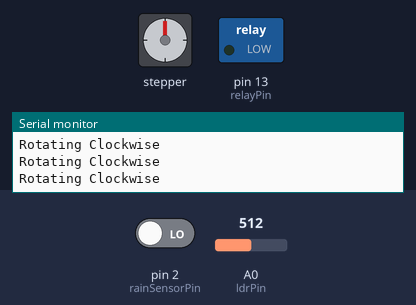
The sketch below on a simulated Arduino Uno, built with avr-gcc and run on an emulated ATmega328P. Parts: stepper motor, switched loads named in the sketch (green lamp = pin HIGH), the last lines printed to the serial monitor. The test bench sets the inputs (shaded band); at power-on: pin 2 (rainSensorPin) LOW, A0 (ldrPin) = 512. Stepper angles assume 20 steps per turn.

Above: at 4.33 s.
4.8 s: pin 2 (rainSensorPin) driven LOW
8.3 s: A0 (ldrPin) set to 488
At 9.54 s:
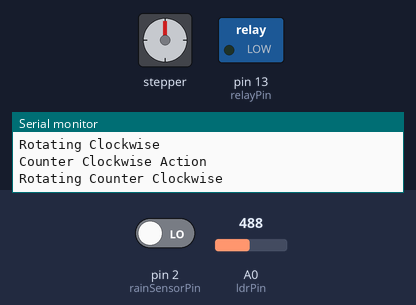
11.8 s: pin 2 (rainSensorPin) driven HIGH
At 21.7 s:
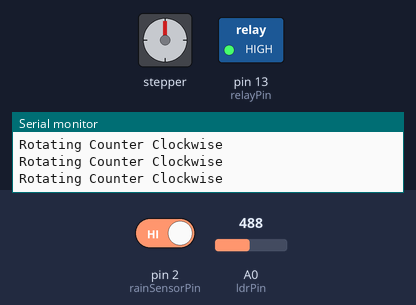
22.0 s: A0 (ldrPin) set to 510
At 23.58 s:
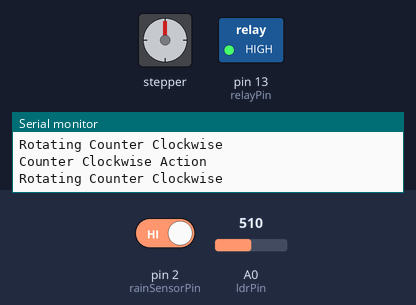
Timing chart, 0 to 26.5 s (numbered marks = the images above; inputs shaded):
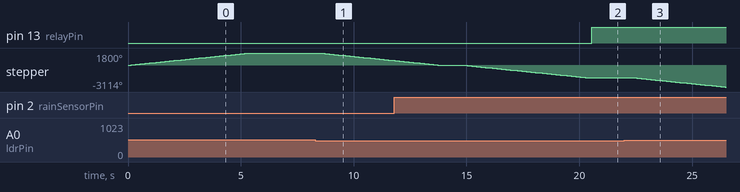

Measured:
- after the input at 8.3 s, stepper: keeps turning counter-clockwise at about 342°/s, starting after 0.22 s
- after the input at 11.8 s, pin 13 (relayPin): LOW → HIGH after 8.8 s
- after the input at 22.0 s, stepper: keeps turning counter-clockwise at about 336°/s, starting after 0.55 s
- by itself, stepper: keeps turning clockwise at about 332°/s

The sketch:

arduino_uno.ino
```cpp
#include <Stepper.h>

// Define the number of steps per revolution for your stepper motor
const int stepsPerRevolution = 20;

// Initialize the stepper library on pins A1, A2, A3, A4
Stepper stepperA(stepsPerRevolution, A1, A2, A3, A4);

// Define the sensor pins
const int rainSensorPin = 2;
const int ldrPin = A0;
const int relayPin = 13; // Relay connected to digital pin 13

// Variables to manage timing and state
const long interval = 5000; // 5 seconds
const int lightThreshold = 500; // Adjust this threshold based on your LDR setup

// Variables to track the previous state
bool previousIsRaining = false;
bool previousGoodLight = false;

// Variable to track the last action
enum Action {NONE, CLOCKWISE, COUNTERCLOCKWISE};
Action lastAction = NONE;

// Variable to track the current mode
enum Mode {AUTOMATIC, MANUAL};
Mode currentMode = AUTOMATIC;

void setup() {
  // Set up the rain sensor pin
  pinMode(rainSensorPin, INPUT);

  // Set up the stepper motor control pins
  pinMode(A1, OUTPUT);
  pinMode(A2, OUTPUT);
  pinMode(A3, OUTPUT);
  pinMode(A4, OUTPUT);

  // Set up the relay pin
  pinMode(relayPin, OUTPUT);
  digitalWrite(relayPin, LOW); // Ensure relay is off initially

  // Set the speed of the stepper motor
  stepperA.setSpeed(60);

  // Start the serial communication for debugging
  Serial.begin(9600);
}

void loop() {
  // Check if data is available to read
  if (Serial.available() > 0) {
    // Read the incoming string
    String received = Serial.readStringUntil('\n');
    if (received.startsWith("Mode:")) {
      // Change mode
      if (received.endsWith("Manual")) {
        currentMode = MANUAL;
        Serial.println("Switched to Manual Mode"); // Debugging
      } else if (received.endsWith("Automatic")) {
        currentMode = AUTOMATIC;
        Serial.println("Switched to Automatic Mode"); // Debugging
      }
    } else if (currentMode == MANUAL) {
      // Handle manual commands
      if (received == "Manual Clockwise") {
        Serial.println("Received Manual Clockwise Command"); // Debugging
        rotateClockwise();
      } else if (received == "Manual Counter Clockwise") {
        Serial.println("Received Manual Counter Clockwise Command"); // Debugging
        rotateCounterClockwise();
      }
    }
  }

  if (currentMode == AUTOMATIC) {
    // Read the rain sensor
    int rain = digitalRead(rainSensorPin);

    // Read the LDR sensor
    int lightLevel = analogRead(ldrPin);

    // Determine if it is raining
    bool isRaining = (rain == HIGH);

    // Determine if it is good sunlight
    bool goodLight = (lightLevel > lightThreshold);

    // Determine the current action based on the sensor readings
    Action currentAction;
    if (isRaining) {
      currentAction = COUNTERCLOCKWISE;
    } else if (!isRaining && !goodLight) {
      currentAction = COUNTERCLOCKWISE;
    } else {
      currentAction = CLOCKWISE;
    }

    // Check if the sensor state or action has changed
    if (isRaining != previousIsRaining || goodLight != previousGoodLight || currentAction != lastAction) {
      previousIsRaining = isRaining;
      previousGoodLight = goodLight;
      lastAction = currentAction;

      // Send status over serial
      if (currentAction == COUNTERCLOCKWISE) {
        Serial.println("Counter Clockwise Action");
      } else if (currentAction == CLOCKWISE) {
        Serial.println("Clockwise Action");
      }

      // Run the motor based on the current state for 5 seconds
      unsigned long startMillis = millis();
      while (millis() - startMillis < interval) {
        if (currentAction == COUNTERCLOCKWISE) {
          rotateCounterClockwise();
        } else if (currentAction == CLOCKWISE) {
          rotateClockwise();
        }
      }

      // Stop the motor after 5 seconds
      stepperA.step(0); // Ensure the motor stops

      // Activate the relay if it is raining
      if (isRaining) {
        digitalWrite(relayPin, HIGH); // Activate relay to deploy cover
      } else {
        digitalWrite(relayPin, LOW); // Deactivate relay to retract cover
      }
    }

    // Add a small delay before the next reading
    delay(1000);
  }
}

void rotateClockwise() {
  Serial.println("Rotating Clockwise"); // Debugging
  stepperA.step(stepsPerRevolution); // Rotate clockwise
  delay(100); // Adjust delay for smooth rotation
}

void rotateCounterClockwise() {
  Serial.println("Rotating Counter Clockwise"); // Debugging
  stepperA.step(-stepsPerRevolution); // Rotate counterclockwise
  delay(100); // Adjust delay for smooth rotation
}
```
